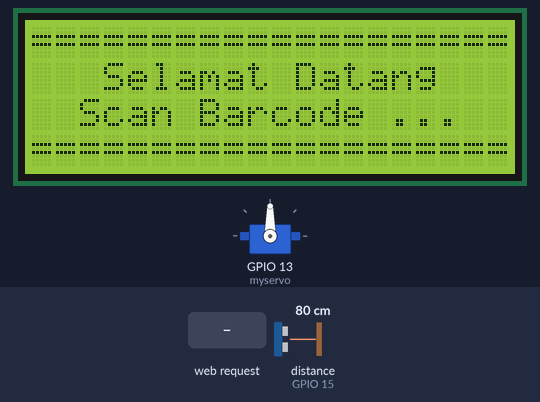
This sketch was run on a simulated ESP8266 (NodeMCU). On the bench: 20×4 character LCD, servo. Inputs (shaded band) come from the test bench; at power-on: distance to the obstacle (sensor on GPIO 15) 80 cm. The echo pulse lasts 58.3 µs per cm; WiFi joins after 1.5 s; servers stay silent unless stated; what the sketch prints to the serial monitor is not drawn.

Above: at 2.9 s.
3.0 s: HTTP request GET /undefined received
At 5.8 s:
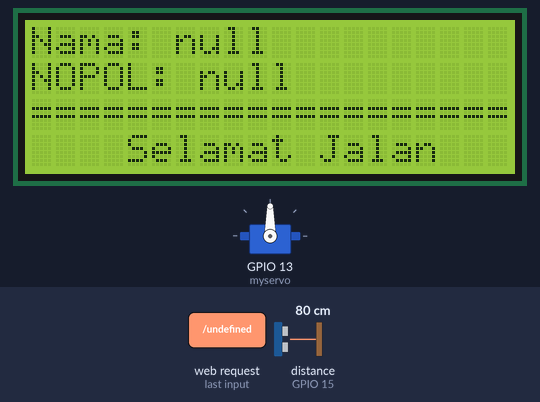
6.0 s: distance to the obstacle (sensor on GPIO 15) set to 97 cm
At 7.4 s:
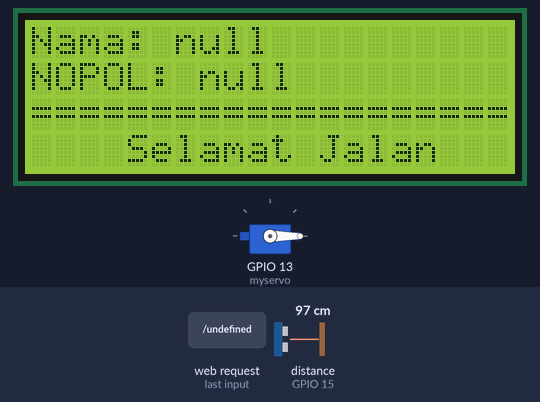
7.8 s: distance to the obstacle (sensor on GPIO 15) set to 104 cm
Timing chart, 0 to 12.9 s (numbered marks = the images above; inputs shaded):
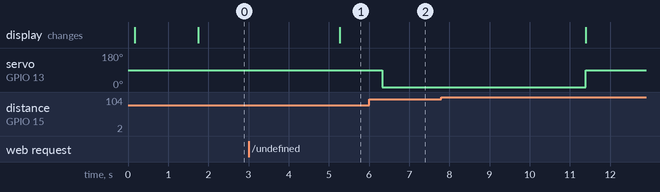

The sketch:

coba_get_barcode_ultra_servo_server_masuk.ino
```cpp
// (licence header left out)
#include <ESP8266WiFi.h>
#include <ESP8266HTTPClient.h>
#include <WiFiClient.h>
#include <Arduino_JSON.h>
#include <LiquidCrystal_I2C.h>
#include <Servo.h>

LiquidCrystal_I2C lcd(0x27, 20, 4);

Servo myservo;

const char* ssid = "Seamless@wifi.Id";
const char* password = "bbbbbbbb";

String Commands_Reply;                 // The command variable that is sent to the client

const char * host = "192.168.43.10";          // IP Client

WiFiServer server(80);

//=================ULTRASONIK=======================
#define TRIGGER_PIN  0 //GPIO 0/ D8
#define ECHO_PIN     15 //GPIO 15/ D10
long duration, distance, jarak;
//==================================================

//Your Domain name with URL path or IP address with path
String serverName = "http://192.168.43.217:8069/api/v1/kendaraan-masuk/";
String serverNamePost = "http://192.168.43.217:8069/api/v1/riwayat/";
String api;

// the following variables are unsigned longs because the time, measured in
// milliseconds, will quickly become a bigger number than can be stored in an int.
unsigned long lastTime = 0;
// Timer set to 10 minutes (600000)
//unsigned long timerDelay = 600000;
// Set timer to 5 seconds (5000)
unsigned long timerDelay = 5000;

String sensorReadings;
float sensorReadingsArr[3];


void setup() {
  Serial.begin(115200);
  delay(100);
  lcd.begin();
  //=======================ULTRASONIK=============================
  pinMode(TRIGGER_PIN, OUTPUT);
  pinMode(ECHO_PIN, INPUT);
  //==============================================================

  myservo.attach(13); //D7

  WiFi.begin(ssid, password);
  Serial.println("Connecting");
  while (WiFi.status() != WL_CONNECTED) {
    delay(500);
    Serial.print(".");
  }
  Serial.println("");
  Serial.print("Connected to WiFi network with IP Address: ");
  Serial.println(WiFi.localIP());

  Serial.println("Timer set to 5 seconds (timerDelay variable), it will take 5 seconds before publishing the first reading.");
  server.begin();
  Serial.println("Server started");
  lcd.clear();
  lcd.setCursor(0, 0);
  lcd.print("====================");
  lcd.setCursor(3, 1);
  lcd.print("Selamat Datang");
  lcd.setCursor(2, 2);
  lcd.print("Scan Barcode ...");
  lcd.setCursor(0, 3);
  lcd.print("====================");
}

void loop() {
  //Send an HTTP POST request every 10 minutes
  myservo.write(90);
  jarak = 400;
  if ((millis() - lastTime) > timerDelay) {
    //Check WiFi connection status
    if (WiFi.status() == WL_CONNECTED) {
      WiFiClient client = server.available();
      if (!client) {
        return;
      }
      // Read the first line of the request -------------------------------------
      String req = client.readStringUntil('\n');
      Serial.println(req);
      client.flush();
      Commands_Reply = req;
      Commands_Reply.trim();
      api = serverName + Commands_Reply;
      sensorReadings = httpGETRequest(api);
      Serial.println(sensorReadings);
      JSONVar myObject = JSON.parse(sensorReadings);

      // JSON.typeof(jsonVar) can be used to get the type of the var
      if (JSON.typeof(myObject) == "undefined") {
        Serial.println("Parsing input failed!");
        return;
      }
      int panjang1 = (myObject["result"][0]).length();
      Serial.println(panjang1);
      if (panjang1 == 0) {
        Serial.println("BARCODE TIDAK ADA");
        lcd.clear();
        lcd.setCursor(0, 0);
        lcd.print("Barcode Tidak Ada");
        delay(1000);
        lcd.clear();
        lcd.setCursor(0, 0);
        lcd.print("====================");
        lcd.setCursor(3, 1);
        lcd.print("Selamat Datang");
        lcd.setCursor(2, 2);
        lcd.print("Scan Barcode ...");
        lcd.setCursor(0, 3);
        lcd.print("====================");
        return;
      }
      if (panjang1 > 1) {
        Serial.println("ANDA BELUM KELUAR");
        lcd.clear();
        lcd.setCursor(0, 0);
        lcd.print("Anda Belum Keluar");
        delay(1000);
        lcd.clear();
        lcd.setCursor(0, 0);
        lcd.print("====================");
        lcd.setCursor(3, 1);
        lcd.print("Selamat Datang");
        lcd.setCursor(2, 2);
        lcd.print("Scan Barcode ...");
        lcd.setCursor(0, 3);
        lcd.print("====================");
        return;
      }
      Serial.println("====================================================================");
      Serial.print("JSON object = ");
      Serial.println(myObject["result"][0]);
      Serial.println("====================================================================");
      lcd.clear();
      lcd.setCursor(0, 0);
      lcd.print("Nama: ");
      lcd.setCursor(6, 0);
      lcd.print(myObject["result"][0][0]["partner_id"][1]);
      lcd.setCursor(0, 1);
      lcd.print("NOPOL: ");
      lcd.setCursor(7, 1);
      lcd.print(myObject["result"][0][0]["name"]);
      lcd.setCursor(0, 2);
      lcd.print("====================");
      lcd.setCursor(4, 3);
      lcd.print("Selamat Jalan");
      delay(1000);
      while (jarak > 100) {
        jarak = baca_jarak();
        delay(50);
      }
      myservo.write(0);
      delay(5000);
      lcd.clear();
      lcd.setCursor(0, 0);
      lcd.print("====================");
      lcd.setCursor(3, 1);
      lcd.print("Selamat Datang");
      lcd.setCursor(2, 2);
      lcd.print("Scan Barcode ...");
      lcd.setCursor(0, 3);
      lcd.print("====================");

    }
    else {
      Serial.println("WiFi Disconnected");
    }
    lastTime = millis();
  }
}

String httpGETRequest(String api) {
  HTTPClient http;

  // Your IP address with path or Domain name with URL path
  http.begin(api);
  http.addHeader("Content-Type", "application/json");
  // Send HTTP POST request
  int httpResponseCode = http.GET();

  String payload = "{}";

  if (httpResponseCode > 0) {
    Serial.print("HTTP Response code: ");
    Serial.println(httpResponseCode);
    payload = http.getString();
  }
  else {
    Serial.print("Error code: ");
    Serial.println(httpResponseCode);
  }
  // Free resources
  http.end();

  return payload;
}

long baca_jarak() {
  digitalWrite(TRIGGER_PIN, LOW);  // Added this line
  delayMicroseconds(2); // Added this line
  digitalWrite(TRIGGER_PIN, HIGH);
  delayMicroseconds(10); // Added this line
  digitalWrite(TRIGGER_PIN, LOW);
  duration = pulseIn(ECHO_PIN, HIGH);
  distance = (duration / 2) / 29.1;
  Serial.print(distance);
  Serial.println(" cm");

  return distance;
}
```

Measured:
- after the input at 3.0 s, the display: changes after 2.3 s (image 1)
